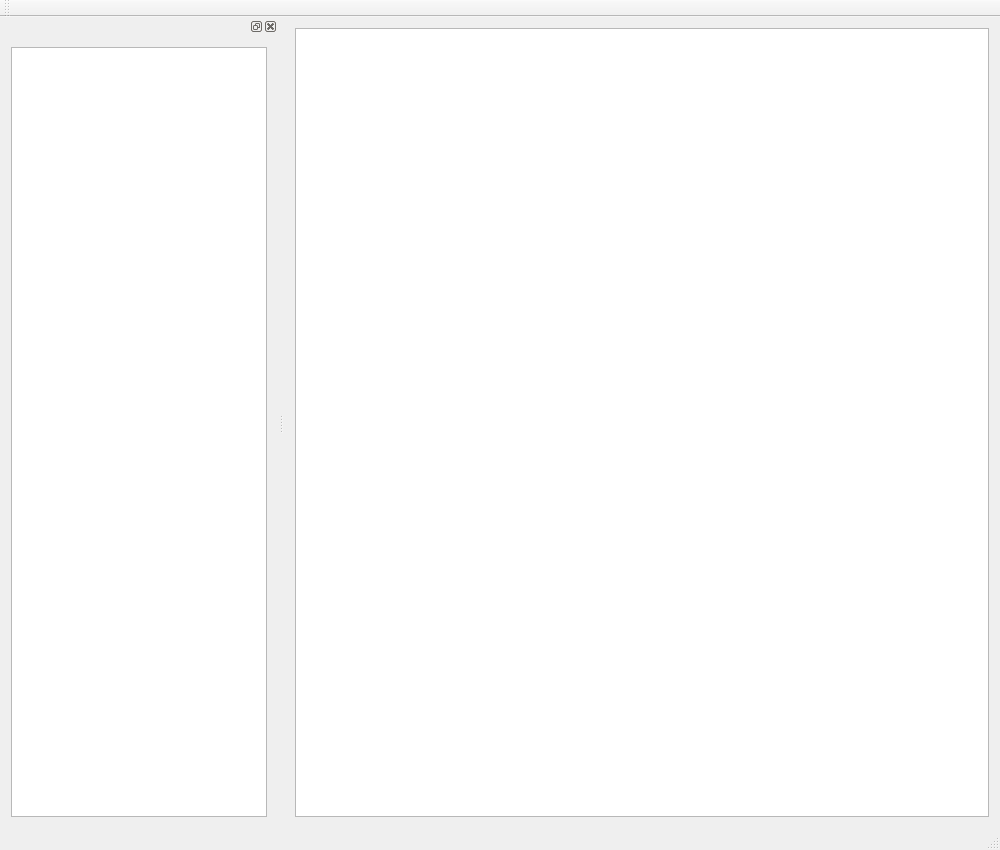
<?xml version="1.0" encoding="UTF-8"?>
<ui version="4.0">
 <class>QPropertyModelTestingClass</class>
 <widget class="QMainWindow" name="QPropertyModelTestingClass">
  <property name="geometry">
   <rect>
    <x>0</x>
    <y>0</y>
    <width>1000</width>
    <height>850</height>
   </rect>
  </property>
  <property name="windowTitle">
   <string>QPropertyModelTesting</string>
  </property>
  <widget class="QWidget" name="centralWidget">
   <layout class="QHBoxLayout" name="horizontalLayout_2">
    <item>
     <widget class="QTreeView" name="treeView"/>
    </item>
   </layout>
  </widget>
  <widget class="QMenuBar" name="menuBar">
   <property name="geometry">
    <rect>
     <x>0</x>
     <y>0</y>
     <width>1000</width>
     <height>22</height>
    </rect>
   </property>
  </widget>
  <widget class="QToolBar" name="mainToolBar">
   <attribute name="toolBarArea">
    <enum>TopToolBarArea</enum>
   </attribute>
   <attribute name="toolBarBreak">
    <bool>false</bool>
   </attribute>
  </widget>
  <widget class="QStatusBar" name="statusBar"/>
  <widget class="QDockWidget" name="dockWidget">
   <attribute name="dockWidgetArea">
    <number>1</number>
   </attribute>
   <widget class="QWidget" name="dockWidgetContents">
    <layout class="QHBoxLayout" name="horizontalLayout">
     <item>
      <widget class="QGraphicsView" name="graphicsView">
       <property name="font">
        <font>
         <family>MS PGothic</family>
         <pointsize>6925</pointsize>
         <weight>75</weight>
         <italic>true</italic>
         <bold>true</bold>
        </font>
       </property>
       <property name="cursor" stdset="0">
        <cursorShape>ArrowCursor</cursorShape>
       </property>
       <property name="interactive">
        <bool>true</bool>
       </property>
      </widget>
     </item>
    </layout>
   </widget>
  </widget>
 </widget>
 <layoutdefault spacing="6" margin="11"/>
 <resources/>
 <connections/>
</ui>
